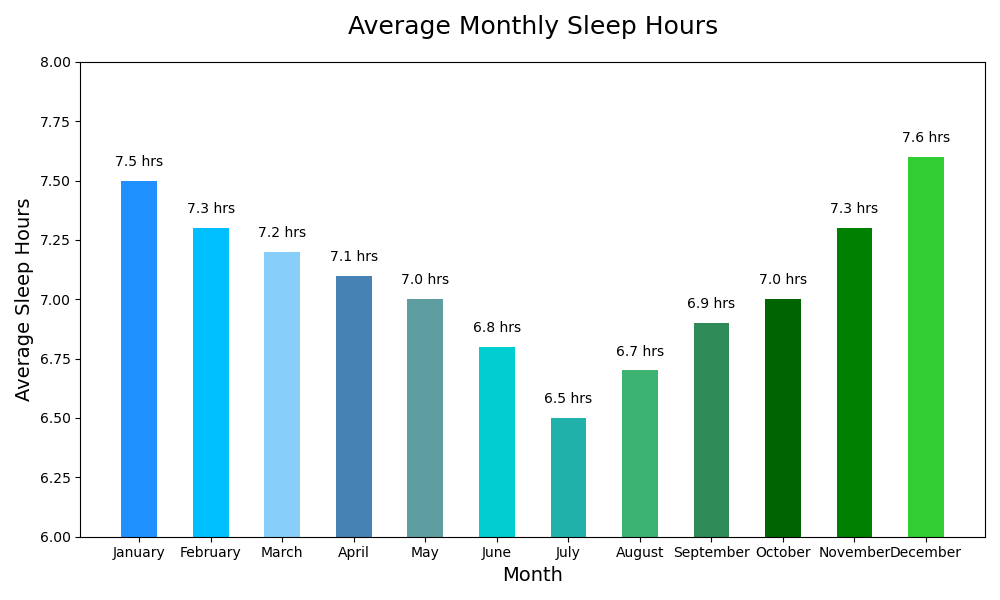

Write Python code to recreate this figure.

import matplotlib.pyplot as plt

# Data
months = ['January', 'February', 'March', 'April', 'May', 'June', 'July', 'August', 'September', 'October', 'November', 'December']
average_sleep_hours = [7.5, 7.3, 7.2, 7.1, 7.0, 6.8, 6.5, 6.7, 6.9, 7.0, 7.3, 7.6]

# Create vertical bar chart
fig, ax = plt.subplots(figsize=(10, 6))  # Change width and height of the chart
bars = ax.bar(months, average_sleep_hours, width=0.5, color=['#1E90FF', '#00BFFF', '#87CEFA', '#4682B4', '#5F9EA0', '#00CED1', '#20B2AA', '#3CB371', '#2E8B57', '#006400', '#008000', '#32CD32'])

# Customizing the plot
ax.set_title('Average Monthly Sleep Hours', fontsize=18, pad=20)  # Change topic and headline
ax.set_xlabel('Month', fontsize=14)
ax.set_ylabel('Average Sleep Hours', fontsize=14)
ax.set_ylim(6, 8)  # Set y-axis limits

# Set bar labels to show the sleep hours values
for bar in bars:
    height = bar.get_height()
    ax.text(bar.get_x() + bar.get_width()/2, height + 0.05, f'{height} hrs', ha='center', va='bottom')

# Show the plot
plt.tight_layout()
plt.show()
